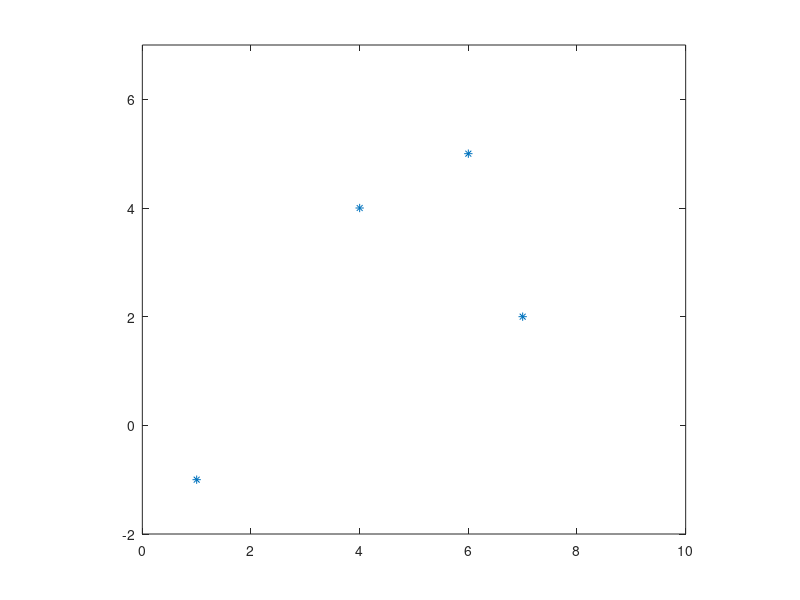

Here is the MATLAB script that generated this plot: (Note: this script raises an error after producing the figure.)
clear
px = [ 1 4 6 7 ]; py = [ -1 4 5 2 ];
plot(px, py, '*');
axis([0 10 -2 7]); axis equal;
t1 = -1; t2 = 2; t3 = 3; t4 = 4.5;

% syms t a3 a2 a1 a0 b3 b2 b1 b0
% e = [ a3 * t1^3 + a2 * t1^2 + a1 * t1 + a0 == px(1), ...
%       a3 * t2^3 + a2 * t2^2 + a1 * t2 + a0 == px(2), ...
%       a3 * t3^3 + a2 * t3^2 + a1 * t3 + a0 == px(3), ...
%       a3 * t4^3 + a2 * t4^2 + a1 * t4 + a0 == px(4)];
% m = solve(e, [a3 a2 a1 a0])
% cx(t) = m.a3 * t^3 + m.a2 * t^2 + m.a1 * t + m.a0

syms t a3 a2 a1 a0 b3 b2 b1 b0
x(t) = a3 * t^3 + a2 * t^2 + a1 * t + a0;

e = [ x(t1) == px(1), x(t2) == px(2), ...
      x(t3) == px(3), x(t4) == px(4)];
m = solve(e, [a3 a2 a1 a0]);
cx(t) = subs(x, [a3 a2 a1 a0], [m.a3 m.a2 m.a1 m.a0]);

y(t) = b3 * t^3 + b2 * t^2 + b1 * t + b0;
e = [ y(t1) == py(1), y(t2) == py(2), ...
      y(t3) == py(3), y(t4) == py(4)];
m = solve(e, [b3 b2 b1 b0]);
cy(t) = subs(y, [b3 b2 b1 b0], [m.b3 m.b2 m.b1 m.b0]);

hold on; axis equal; box off; grid on;
fplot(cx, cy, [t1 t4])






